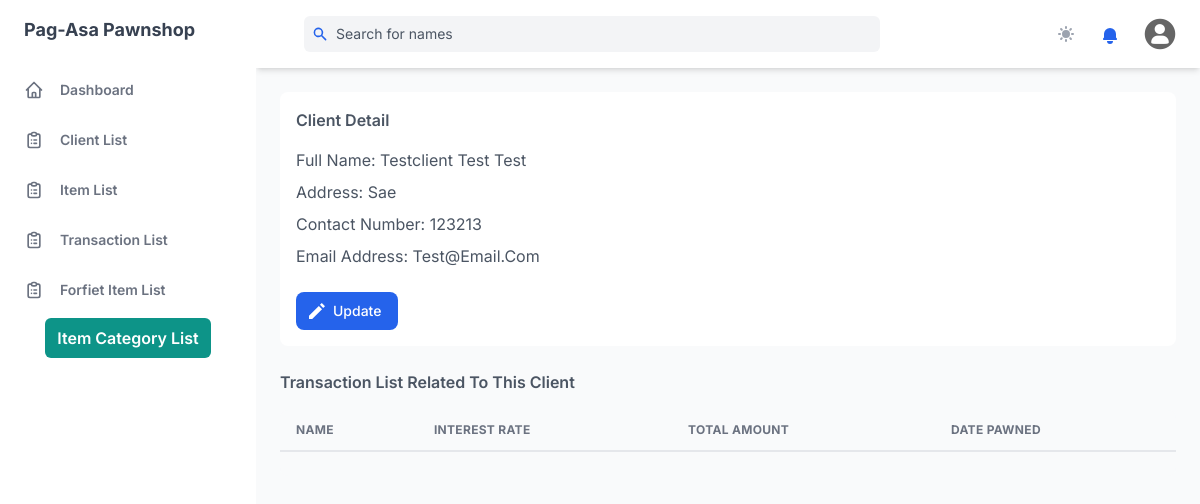
/client/15/ (signed in), run on the app's committed database.
### management_system/models.py (models this page shows, shortened)
class Client(models.Model):
    CLIENT_STATUS =  [
    ('active', 'Active'),
    ('inactive', 'Inactive'),
    ]
    first_name = models.CharField(max_length=255)
    last_name = models.CharField(max_length=255)
    middle_name = models.CharField(max_length=255, null=True, blank=True)
    address = models.TextField(max_length=500)
    contact_number = models.IntegerField()
    email_address = models.CharField(max_length=255, blank=True, null=True)
    status = models.CharField(max_length=10, choices=CLIENT_STATUS, default='active')
    created = models.DateTimeField(auto_now_add=True)
    updated = models.DateTimeField(auto_now=True)

### management_system/views.py (the view)
class ClientDetailView(LoginRequiredMixin, DetailView):
    template_name = 'components/client_detail.html'
    model = Client
    transactions = five_days_due_date(Transaction)
    def get_context_data(self, **kwargs):
        context = super(ClientDetailView, self).get_context_data(**kwargs)
        context['count_notification'] = len(self.transactions)
        context['categories'] = category_list(Category)
        return context

### management_system/models.py (called while the page is built)
    def __str__(self) -> str:
        return f"{self.name}".capitalize()

### management_system/views.py (called while the page is built)
def category_list(category_model):
    categories = category_model.objects.all()
    return categories

### templates/components/client_detail.html (shortened to what this page needs)
{% extends 'base.html' %}
{% load mathfilters %}
{% block content %}
<div class="min-w-0 p-4 mt-6 space-y-2 bg-white rounded-lg shadow-xs dark:bg-gray-800">
  <h4 class="mb-4 font-semibold text-gray-600 dark:text-gray-300">Client Detail</h4>
  <p class="text-gray-600 dark:text-gray-400">
  <span>Full Name:</span> {{object.first_name|title}} {% if object.middle_name %}{{object.middle_name|title }}{%endif%} {{ object.last_name|title }}
  </p>
  <p class="text-gray-600 dark:text-gray-400">
    <span>Address:</span> {{object.address|title}}
  </p>
  <p class="text-gray-600 dark:text-gray-400">
    <span>Contact Number:</span> {{object.contact_number|title}}
  </p>
  <p class="text-gray-600 dark:text-gray-400">
    <span>Email Address:</span> {{object.email_address|title}}
  </p>
  <a href="{% url 'client_update' object.pk  %}" hx-boost="true" hx-indicator="#my-indicator">
  <button
    class="flex items-center justify-between px-4 py-2 mt-6 text-sm font-medium leading-5 text-white transition-colors duration-150 bg-blue-600 border border-transparent rounded-lg active:bg-blue-600 hover:bg-blue-700 focus:outline-none focus:shadow-outline-blue"
  >
  <svg  fill="currentColor" class="w-4 h-4 mr-2 -ml-1"xmlns="http://www.w3.org/2000/svg" viewBox="0 0 20 20"><path d="M12.3 3.7l4 4L4 20H0v-4L12.3 3.7zm1.4-1.4L16 0l4 4-2.3 2.3-4-4z"/></svg>
        <span>Update</span>
  </button>
</a>
</div>
<h4 class="mt-6 mb-4 font-semibold text-gray-600 dark:text-gray-300">
  Transaction List Related To This Client
 </h4>
<div class="w-full overflow-hidden rounded-lg shadow-xs">
 <div class="w-full overflow-x-auto">
   <table class="w-full whitespace-no-wrap">
     <thead>
       <tr
         class="text-xs font-semibold tracking-wide text-left text-gray-500 uppercase border-b dark:border-gray-700 bg-gray-50 dark:text-gray-400 dark:bg-gray-800"
       >
         <th class="px-4 py-3">Name</th>
         <th class="px-4 py-3">Interest Rate</th>
         <th class="px-4 py-3"> Total Amount </th>
         <th class="px-4 py-3">Date Pawned</th>
       </tr>
     </thead>
   </table>
 </div>
 <div
   class="grid px-4 py-3 text-xs font-semibold tracking-wide text-gray-500 uppercase border-t dark:border-gray-700 bg-gray-50 sm:grid-cols-9 dark:text-gray-400 dark:bg-gray-800"
 >
 </div>
</div>
{% endblock content %}

### static/css/print.css (style rules this page uses)
a:link { text-decoration: none; }

### data on the page
Client: first_name "Testclient", middle_name "Test", last_name "Test", address "Sae", contact_number "123213", email_address "Test@Email.Com"
